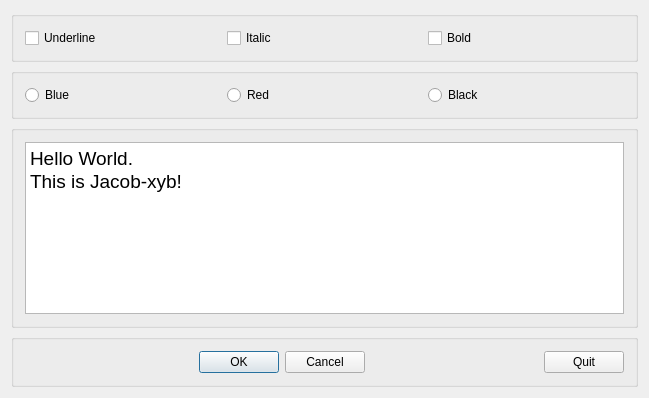
<?xml version="1.0" encoding="UTF-8"?>
<ui version="4.0">
 <class>FontConversion</class>
 <widget class="QDialog" name="FontConversion">
  <property name="geometry">
   <rect>
    <x>0</x>
    <y>0</y>
    <width>649</width>
    <height>398</height>
   </rect>
  </property>
  <property name="windowTitle">
   <string>Dialog by Designer</string>
  </property>
  <layout class="QVBoxLayout" name="verticalLayout">
   <item>
    <widget class="QGroupBox" name="groupBox">
     <property name="title">
      <string/>
     </property>
     <layout class="QHBoxLayout" name="horizontalLayout">
      <item>
       <widget class="QCheckBox" name="cbx_underline">
        <property name="text">
         <string>Underline</string>
        </property>
        <property name="tristate">
         <bool>false</bool>
        </property>
       </widget>
      </item>
      <item>
       <widget class="QCheckBox" name="cbx_italic">
        <property name="text">
         <string>Italic</string>
        </property>
       </widget>
      </item>
      <item>
       <widget class="QCheckBox" name="cbx_bold">
        <property name="text">
         <string>Bold</string>
        </property>
       </widget>
      </item>
     </layout>
    </widget>
   </item>
   <item>
    <widget class="QGroupBox" name="groupBox_2">
     <property name="title">
      <string/>
     </property>
     <layout class="QHBoxLayout" name="horizontalLayout_2">
      <item>
       <widget class="QRadioButton" name="rBtn_blue">
        <property name="text">
         <string>Blue</string>
        </property>
       </widget>
      </item>
      <item>
       <widget class="QRadioButton" name="rBtn_red">
        <property name="text">
         <string>Red</string>
        </property>
       </widget>
      </item>
      <item>
       <widget class="QRadioButton" name="rBtn_black">
        <property name="text">
         <string>Black</string>
        </property>
       </widget>
      </item>
     </layout>
    </widget>
   </item>
   <item>
    <widget class="QGroupBox" name="groupBox_3">
     <property name="title">
      <string/>
     </property>
     <layout class="QHBoxLayout" name="horizontalLayout_3">
      <item>
       <widget class="QPlainTextEdit" name="plainTextEdit">
        <property name="font">
         <font>
          <pointsize>14</pointsize>
         </font>
        </property>
        <property name="plainText">
         <string>Hello World.
This is Jacob-xyb!</string>
        </property>
       </widget>
      </item>
     </layout>
    </widget>
   </item>
   <item>
    <widget class="QGroupBox" name="groupBox_4">
     <property name="title">
      <string/>
     </property>
     <layout class="QHBoxLayout" name="horizontalLayout_4">
      <item>
       <spacer name="horizontalSpacer_2">
        <property name="orientation">
         <enum>Qt::Horizontal</enum>
        </property>
        <property name="sizeHint" stdset="0">
         <size>
          <width>40</width>
          <height>20</height>
         </size>
        </property>
       </spacer>
      </item>
      <item>
       <widget class="QPushButton" name="btn_OK">
        <property name="sizePolicy">
         <sizepolicy hsizetype="Fixed" vsizetype="Fixed">
          <horstretch>0</horstretch>
          <verstretch>0</verstretch>
         </sizepolicy>
        </property>
        <property name="text">
         <string>OK</string>
        </property>
       </widget>
      </item>
      <item>
       <widget class="QPushButton" name="btn_Cancel">
        <property name="sizePolicy">
         <sizepolicy hsizetype="Fixed" vsizetype="Fixed">
          <horstretch>0</horstretch>
          <verstretch>0</verstretch>
         </sizepolicy>
        </property>
        <property name="text">
         <string>Cancel</string>
        </property>
       </widget>
      </item>
      <item>
       <spacer name="horizontalSpacer">
        <property name="orientation">
         <enum>Qt::Horizontal</enum>
        </property>
        <property name="sizeHint" stdset="0">
         <size>
          <width>40</width>
          <height>20</height>
         </size>
        </property>
       </spacer>
      </item>
      <item>
       <widget class="QPushButton" name="pushButton_Quit">
        <property name="sizePolicy">
         <sizepolicy hsizetype="Fixed" vsizetype="Fixed">
          <horstretch>0</horstretch>
          <verstretch>0</verstretch>
         </sizepolicy>
        </property>
        <property name="text">
         <string>Quit</string>
        </property>
       </widget>
      </item>
     </layout>
    </widget>
   </item>
  </layout>
 </widget>
 <layoutdefault spacing="6" margin="11"/>
 <resources>
  <include location="DesignerSimpleSample.qrc"/>
 </resources>
 <connections>
  <connection>
   <sender>btn_OK</sender>
   <signal>clicked()</signal>
   <receiver>FontConversion</receiver>
   <slot>close()</slot>
   <hints>
    <hint type="sourcelabel">
     <x>188</x>
     <y>302</y>
    </hint>
    <hint type="destinationlabel">
     <x>269</x>
     <y>166</y>
    </hint>
   </hints>
  </connection>
  <connection>
   <sender>btn_Cancel</sender>
   <signal>clicked()</signal>
   <receiver>FontConversion</receiver>
   <slot>close()</slot>
   <hints>
    <hint type="sourcelabel">
     <x>269</x>
     <y>302</y>
    </hint>
    <hint type="destinationlabel">
     <x>269</x>
     <y>166</y>
    </hint>
   </hints>
  </connection>
 </connections>
</ui>
